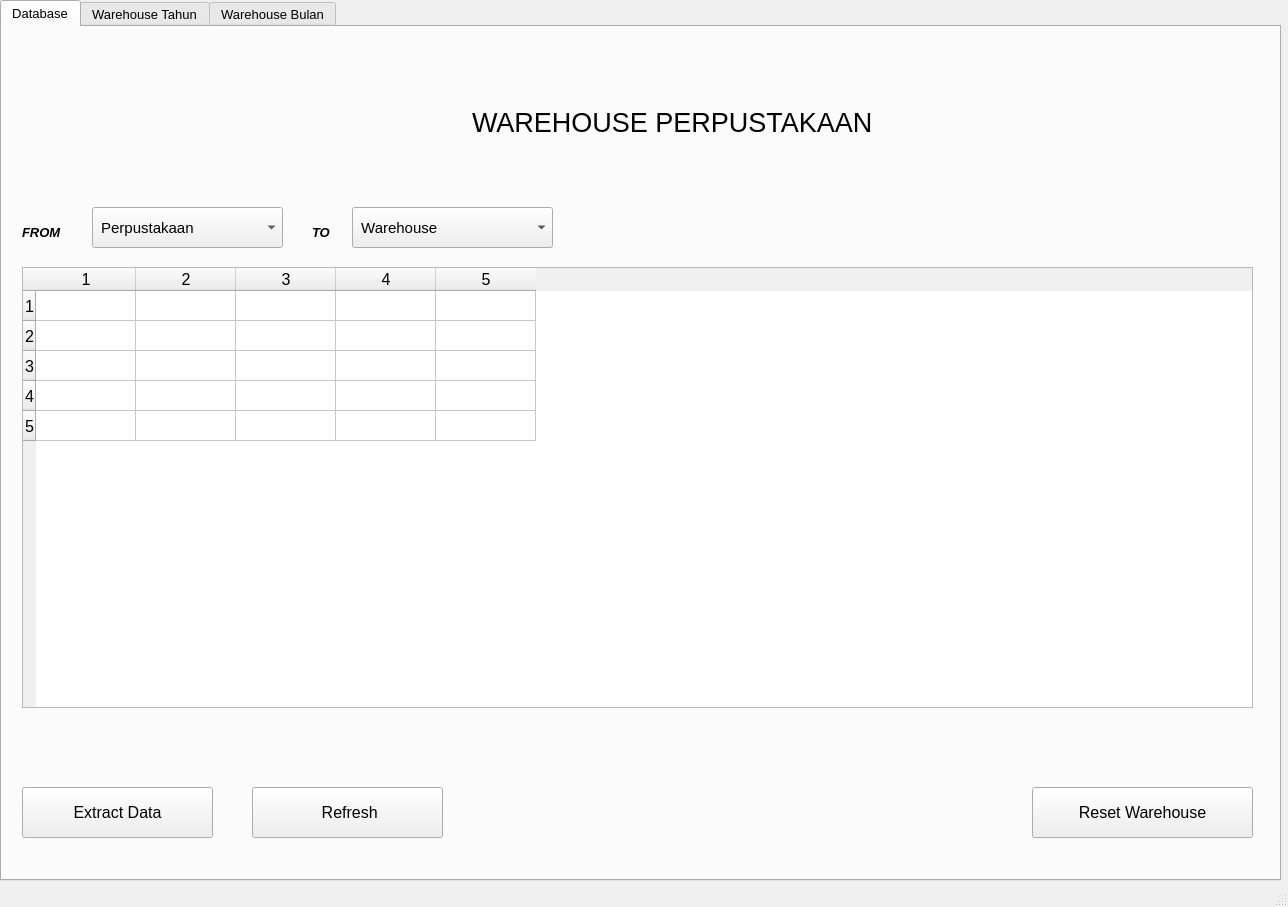
<?xml version="1.0" encoding="UTF-8"?>
<ui version="4.0">
 <class>MainWindow</class>
 <widget class="QMainWindow" name="MainWindow">
  <property name="geometry">
   <rect>
    <x>0</x>
    <y>0</y>
    <width>1288</width>
    <height>907</height>
   </rect>
  </property>
  <property name="windowTitle">
   <string>Data Warehouse | Kelompok 3</string>
  </property>
  <property name="windowIcon">
   <iconset resource="../qrt/book.qrc">
    <normaloff>:/iconbook/book2.png</normaloff>:/iconbook/book2.png</iconset>
  </property>
  <widget class="QWidget" name="centralwidget">
   <widget class="QTabWidget" name="tabWidget">
    <property name="geometry">
     <rect>
      <x>0</x>
      <y>0</y>
      <width>1281</width>
      <height>881</height>
     </rect>
    </property>
    <property name="font">
     <font>
      <pointsize>10</pointsize>
     </font>
    </property>
    <property name="styleSheet">
     <string notr="true"/>
    </property>
    <property name="currentIndex">
     <number>0</number>
    </property>
    <widget class="QWidget" name="tab">
     <attribute name="icon">
      <iconset>
       <normalon>:/setting/download (1).png</normalon>
      </iconset>
     </attribute>
     <attribute name="title">
      <string>Database</string>
     </attribute>
     <widget class="QTableWidget" name="tableWidget">
      <property name="geometry">
       <rect>
        <x>20</x>
        <y>240</y>
        <width>1231</width>
        <height>441</height>
       </rect>
      </property>
      <property name="font">
       <font>
        <pointsize>12</pointsize>
       </font>
      </property>
      <property name="frameShape">
       <enum>QFrame::StyledPanel</enum>
      </property>
      <property name="frameShadow">
       <enum>QFrame::Plain</enum>
      </property>
      <property name="rowCount">
       <number>5</number>
      </property>
      <property name="columnCount">
       <number>5</number>
      </property>
      <row/>
      <row/>
      <row/>
      <row/>
      <row/>
      <column/>
      <column/>
      <column/>
      <column/>
      <column/>
     </widget>
     <widget class="QPushButton" name="buttonExtract">
      <property name="geometry">
       <rect>
        <x>20</x>
        <y>760</y>
        <width>191</width>
        <height>51</height>
       </rect>
      </property>
      <property name="font">
       <font>
        <pointsize>12</pointsize>
       </font>
      </property>
      <property name="text">
       <string>Extract Data</string>
      </property>
      <property name="icon">
       <iconset>
        <normalon>:/iconextract/add-to-database.png</normalon>
       </iconset>
      </property>
      <property name="iconSize">
       <size>
        <width>30</width>
        <height>30</height>
       </size>
      </property>
      <property name="checkable">
       <bool>true</bool>
      </property>
     </widget>
     <widget class="QPushButton" name="buttonResetWH">
      <property name="geometry">
       <rect>
        <x>1030</x>
        <y>760</y>
        <width>221</width>
        <height>51</height>
       </rect>
      </property>
      <property name="font">
       <font>
        <pointsize>12</pointsize>
       </font>
      </property>
      <property name="autoFillBackground">
       <bool>false</bool>
      </property>
      <property name="text">
       <string>Reset Warehouse</string>
      </property>
      <property name="icon">
       <iconset>
        <normalon>:/min/min-sql.png</normalon>
       </iconset>
      </property>
      <property name="iconSize">
       <size>
        <width>30</width>
        <height>30</height>
       </size>
      </property>
      <property name="autoDefault">
       <bool>false</bool>
      </property>
     </widget>
     <widget class="QLabel" name="label_2">
      <property name="geometry">
       <rect>
        <x>20</x>
        <y>190</y>
        <width>51</width>
        <height>31</height>
       </rect>
      </property>
      <property name="font">
       <font>
        <weight>75</weight>
        <italic>true</italic>
        <bold>true</bold>
       </font>
      </property>
      <property name="text">
       <string>FROM</string>
      </property>
     </widget>
     <widget class="QComboBox" name="comboBox">
      <property name="geometry">
       <rect>
        <x>90</x>
        <y>180</y>
        <width>191</width>
        <height>41</height>
       </rect>
      </property>
      <property name="font">
       <font>
        <pointsize>11</pointsize>
       </font>
      </property>
      <property name="tabletTracking">
       <bool>false</bool>
      </property>
      <property name="autoFillBackground">
       <bool>false</bool>
      </property>
      <item>
       <property name="text">
        <string> Perpustakaan</string>
       </property>
      </item>
     </widget>
     <widget class="QLabel" name="label_3">
      <property name="geometry">
       <rect>
        <x>310</x>
        <y>190</y>
        <width>31</width>
        <height>31</height>
       </rect>
      </property>
      <property name="font">
       <font>
        <weight>75</weight>
        <italic>true</italic>
        <bold>true</bold>
       </font>
      </property>
      <property name="text">
       <string>TO</string>
      </property>
     </widget>
     <widget class="QComboBox" name="comboBox_2">
      <property name="geometry">
       <rect>
        <x>350</x>
        <y>180</y>
        <width>201</width>
        <height>41</height>
       </rect>
      </property>
      <property name="font">
       <font>
        <pointsize>11</pointsize>
       </font>
      </property>
      <item>
       <property name="text">
        <string> Warehouse</string>
       </property>
      </item>
     </widget>
     <widget class="QLabel" name="label_4">
      <property name="geometry">
       <rect>
        <x>470</x>
        <y>70</y>
        <width>471</width>
        <height>51</height>
       </rect>
      </property>
      <property name="font">
       <font>
        <family>MS Shell Dlg 2</family>
        <pointsize>20</pointsize>
       </font>
      </property>
      <property name="text">
       <string>WAREHOUSE PERPUSTAKAAN</string>
      </property>
     </widget>
     <widget class="QPushButton" name="buttonRefresh">
      <property name="geometry">
       <rect>
        <x>250</x>
        <y>760</y>
        <width>191</width>
        <height>51</height>
       </rect>
      </property>
      <property name="font">
       <font>
        <pointsize>12</pointsize>
       </font>
      </property>
      <property name="text">
       <string> Refresh</string>
      </property>
      <property name="icon">
       <iconset>
        <normalon>:/refresh/refresh.png</normalon>
       </iconset>
      </property>
      <property name="iconSize">
       <size>
        <width>30</width>
        <height>30</height>
       </size>
      </property>
     </widget>
     <widget class="QLabel" name="label_5">
      <property name="geometry">
       <rect>
        <x>410</x>
        <y>60</y>
        <width>51</width>
        <height>71</height>
       </rect>
      </property>
      <property name="text">
       <string/>
      </property>
      <property name="pixmap">
       <pixmap resource="../qrt/book.qrc">:/iconbook/book2.png</pixmap>
      </property>
      <property name="scaledContents">
       <bool>true</bool>
      </property>
     </widget>
    </widget>
    <widget class="QWidget" name="tab_2">
     <attribute name="icon">
      <iconset>
       <normalon>:/show/images (2).png</normalon>
      </iconset>
     </attribute>
     <attribute name="title">
      <string>Warehouse Tahun</string>
     </attribute>
     <widget class="QComboBox" name="comboPerpus">
      <property name="geometry">
       <rect>
        <x>40</x>
        <y>200</y>
        <width>231</width>
        <height>41</height>
       </rect>
      </property>
      <property name="font">
       <font>
        <pointsize>10</pointsize>
       </font>
      </property>
      <property name="currentText">
       <string>Perpustakaan Bersama</string>
      </property>
      <item>
       <property name="text">
        <string>Perpustakaan Bersama</string>
       </property>
      </item>
      <item>
       <property name="text">
        <string>Perpustakaan Jurusan</string>
       </property>
      </item>
     </widget>
     <widget class="QComboBox" name="comboTahun">
      <property name="geometry">
       <rect>
        <x>40</x>
        <y>290</y>
        <width>231</width>
        <height>41</height>
       </rect>
      </property>
      <property name="font">
       <font>
        <pointsize>10</pointsize>
       </font>
      </property>
      <property name="currentText">
       <string>2017</string>
      </property>
      <item>
       <property name="text">
        <string>2017</string>
       </property>
      </item>
      <item>
       <property name="text">
        <string>2018</string>
       </property>
      </item>
      <item>
       <property name="text">
        <string>2019</string>
       </property>
      </item>
     </widget>
     <widget class="QPushButton" name="buttonLoad">
      <property name="geometry">
       <rect>
        <x>40</x>
        <y>750</y>
        <width>211</width>
        <height>51</height>
       </rect>
      </property>
      <property name="font">
       <font>
        <weight>75</weight>
        <bold>true</bold>
       </font>
      </property>
      <property name="text">
       <string>Load Data</string>
      </property>
      <property name="icon">
       <iconset>
        <normalon>:/sql-query/sql_query.png</normalon>
       </iconset>
      </property>
      <property name="iconSize">
       <size>
        <width>30</width>
        <height>30</height>
       </size>
      </property>
     </widget>
     <widget class="QPushButton" name="buttonReset">
      <property name="geometry">
       <rect>
        <x>40</x>
        <y>670</y>
        <width>211</width>
        <height>51</height>
       </rect>
      </property>
      <property name="font">
       <font>
        <weight>75</weight>
        <bold>true</bold>
       </font>
      </property>
      <property name="text">
       <string>Reset Data</string>
      </property>
      <property name="icon">
       <iconset>
        <normalon>:/min/min-sql.png</normalon>
       </iconset>
      </property>
      <property name="iconSize">
       <size>
        <width>30</width>
        <height>30</height>
       </size>
      </property>
     </widget>
     <widget class="QLabel" name="label">
      <property name="geometry">
       <rect>
        <x>360</x>
        <y>30</y>
        <width>541</width>
        <height>51</height>
       </rect>
      </property>
      <property name="font">
       <font>
        <family>MS Shell Dlg 2</family>
        <pointsize>20</pointsize>
       </font>
      </property>
      <property name="text">
       <string>WAREHOUSE PEMINJAMAN TAHUN</string>
      </property>
     </widget>
     <widget class="QLabel" name="label_6">
      <property name="geometry">
       <rect>
        <x>90</x>
        <y>170</y>
        <width>171</width>
        <height>21</height>
       </rect>
      </property>
      <property name="font">
       <font>
        <weight>75</weight>
        <italic>false</italic>
        <bold>true</bold>
       </font>
      </property>
      <property name="text">
       <string>Pilih Perpustakaan</string>
      </property>
     </widget>
     <widget class="QLabel" name="label_7">
      <property name="geometry">
       <rect>
        <x>90</x>
        <y>260</y>
        <width>111</width>
        <height>21</height>
       </rect>
      </property>
      <property name="font">
       <font>
        <weight>75</weight>
        <italic>false</italic>
        <bold>true</bold>
       </font>
      </property>
      <property name="text">
       <string>Pilih Tahun</string>
      </property>
     </widget>
     <widget class="QLabel" name="label_15">
      <property name="geometry">
       <rect>
        <x>50</x>
        <y>170</y>
        <width>21</width>
        <height>21</height>
       </rect>
      </property>
      <property name="text">
       <string/>
      </property>
      <property name="pixmap">
       <pixmap resource="../qrt/book.qrc">:/date/date.png</pixmap>
      </property>
      <property name="scaledContents">
       <bool>true</bool>
      </property>
     </widget>
     <widget class="QLabel" name="label_16">
      <property name="geometry">
       <rect>
        <x>50</x>
        <y>260</y>
        <width>21</width>
        <height>21</height>
       </rect>
      </property>
      <property name="text">
       <string/>
      </property>
      <property name="pixmap">
       <pixmap resource="../qrt/book.qrc">:/date/date.png</pixmap>
      </property>
      <property name="scaledContents">
       <bool>true</bool>
      </property>
     </widget>
     <widget class="QTabWidget" name="tabWidget_4">
      <property name="geometry">
       <rect>
        <x>310</x>
        <y>130</y>
        <width>941</width>
        <height>691</height>
       </rect>
      </property>
      <property name="font">
       <font>
        <pointsize>12</pointsize>
       </font>
      </property>
      <property name="autoFillBackground">
       <bool>false</bool>
      </property>
      <property name="currentIndex">
       <number>0</number>
      </property>
      <widget class="QWidget" name="tab_7">
       <attribute name="icon">
        <iconset>
         <normalon>:/person/grab-vector-graphic-person-icon--imagebasket-13.png</normalon>
        </iconset>
       </attribute>
       <attribute name="title">
        <string>Member</string>
       </attribute>
       <widget class="QTableWidget" name="tableWidget_6">
        <property name="geometry">
         <rect>
          <x>0</x>
          <y>0</y>
          <width>941</width>
          <height>661</height>
         </rect>
        </property>
        <property name="font">
         <font>
          <pointsize>10</pointsize>
         </font>
        </property>
        <property name="rowCount">
         <number>5</number>
        </property>
        <property name="columnCount">
         <number>5</number>
        </property>
        <row/>
        <row/>
        <row/>
        <row/>
        <row/>
        <column/>
        <column/>
        <column/>
        <column/>
        <column/>
        <item row="0" column="0">
         <property name="text">
          <string/>
         </property>
        </item>
       </widget>
      </widget>
      <widget class="QWidget" name="tab_8">
       <attribute name="icon">
        <iconset>
         <normalon>:/book2/book3.png</normalon>
        </iconset>
       </attribute>
       <attribute name="title">
        <string>Buku</string>
       </attribute>
       <widget class="QTableWidget" name="tableWidget_7">
        <property name="geometry">
         <rect>
          <x>0</x>
          <y>0</y>
          <width>1121</width>
          <height>591</height>
         </rect>
        </property>
        <property name="font">
         <font>
          <pointsize>10</pointsize>
         </font>
        </property>
        <property name="rowCount">
         <number>5</number>
        </property>
        <property name="columnCount">
         <number>5</number>
        </property>
        <row/>
        <row/>
        <row/>
        <row/>
        <row/>
        <column/>
        <column/>
        <column/>
        <column/>
        <column/>
        <item row="0" column="0">
         <property name="text">
          <string>test</string>
         </property>
        </item>
       </widget>
      </widget>
     </widget>
    </widget>
    <widget class="QWidget" name="tabBulan">
     <attribute name="icon">
      <iconset>
       <normalon>:/show/images (2).png</normalon>
      </iconset>
     </attribute>
     <attribute name="title">
      <string>Warehouse Bulan</string>
     </attribute>
     <widget class="QPushButton" name="buttonReset_2">
      <property name="geometry">
       <rect>
        <x>40</x>
        <y>670</y>
        <width>211</width>
        <height>51</height>
       </rect>
      </property>
      <property name="font">
       <font>
        <weight>75</weight>
        <bold>true</bold>
       </font>
      </property>
      <property name="text">
       <string>Reset Data</string>
      </property>
      <property name="icon">
       <iconset>
        <normalon>:/min/min-sql.png</normalon>
       </iconset>
      </property>
      <property name="iconSize">
       <size>
        <width>30</width>
        <height>30</height>
       </size>
      </property>
     </widget>
     <widget class="QComboBox" name="comboBulan">
      <property name="geometry">
       <rect>
        <x>40</x>
        <y>380</y>
        <width>231</width>
        <height>41</height>
       </rect>
      </property>
      <property name="font">
       <font>
        <pointsize>10</pointsize>
       </font>
      </property>
      <property name="currentText">
       <string>Januari</string>
      </property>
      <item>
       <property name="text">
        <string>Januari</string>
       </property>
      </item>
      <item>
       <property name="text">
        <string>Februari</string>
       </property>
      </item>
      <item>
       <property name="text">
        <string>Maret</string>
       </property>
      </item>
      <item>
       <property name="text">
        <string>April</string>
       </property>
      </item>
      <item>
       <property name="text">
        <string>Mei</string>
       </property>
      </item>
      <item>
       <property name="text">
        <string>Juni</string>
       </property>
      </item>
      <item>
       <property name="text">
        <string>Juli</string>
       </property>
      </item>
      <item>
       <property name="text">
        <string>Agustus</string>
       </property>
      </item>
      <item>
       <property name="text">
        <string>September</string>
       </property>
      </item>
      <item>
       <property name="text">
        <string>Oktober</string>
       </property>
      </item>
      <item>
       <property name="text">
        <string>November</string>
       </property>
      </item>
      <item>
       <property name="text">
        <string>Desember</string>
       </property>
      </item>
     </widget>
     <widget class="QComboBox" name="comboPerpus_2">
      <property name="geometry">
       <rect>
        <x>40</x>
        <y>200</y>
        <width>231</width>
        <height>41</height>
       </rect>
      </property>
      <property name="font">
       <font>
        <pointsize>10</pointsize>
       </font>
      </property>
      <property name="currentText">
       <string>Perpustakaan Bersama</string>
      </property>
      <item>
       <property name="text">
        <string>Perpustakaan Bersama</string>
       </property>
      </item>
      <item>
       <property name="text">
        <string>Perpustakaan Jurusan</string>
       </property>
      </item>
     </widget>
     <widget class="QComboBox" name="comboTahun_2">
      <property name="geometry">
       <rect>
        <x>40</x>
        <y>290</y>
        <width>231</width>
        <height>41</height>
       </rect>
      </property>
      <property name="font">
       <font>
        <pointsize>10</pointsize>
       </font>
      </property>
      <property name="currentText">
       <string>2017</string>
      </property>
      <item>
       <property name="text">
        <string>2017</string>
       </property>
      </item>
      <item>
       <property name="text">
        <string>2018</string>
       </property>
      </item>
      <item>
       <property name="text">
        <string>2019</string>
       </property>
      </item>
     </widget>
     <widget class="QTabWidget" name="tabWidget_3">
      <property name="geometry">
       <rect>
        <x>310</x>
        <y>130</y>
        <width>941</width>
        <height>691</height>
       </rect>
      </property>
      <property name="font">
       <font>
        <pointsize>12</pointsize>
       </font>
      </property>
      <property name="autoFillBackground">
       <bool>false</bool>
      </property>
      <property name="currentIndex">
       <number>0</number>
      </property>
      <widget class="QWidget" name="tab_5">
       <attribute name="icon">
        <iconset>
         <normalon>:/person/grab-vector-graphic-person-icon--imagebasket-13.png</normalon>
        </iconset>
       </attribute>
       <attribute name="title">
        <string>Member</string>
       </attribute>
       <widget class="QTableWidget" name="tableWidget_4">
        <property name="geometry">
         <rect>
          <x>0</x>
          <y>0</y>
          <width>941</width>
          <height>661</height>
         </rect>
        </property>
        <property name="font">
         <font>
          <pointsize>10</pointsize>
         </font>
        </property>
        <property name="rowCount">
         <number>5</number>
        </property>
        <property name="columnCount">
         <number>5</number>
        </property>
        <row/>
        <row/>
        <row/>
        <row/>
        <row/>
        <column/>
        <column/>
        <column/>
        <column/>
        <column/>
        <item row="0" column="0">
         <property name="text">
          <string/>
         </property>
        </item>
       </widget>
      </widget>
      <widget class="QWidget" name="tab_6">
       <attribute name="icon">
        <iconset>
         <normalon>:/book2/book3.png</normalon>
        </iconset>
       </attribute>
       <attribute name="title">
        <string>Buku</string>
       </attribute>
       <widget class="QTableWidget" name="tableWidget_5">
        <property name="geometry">
         <rect>
          <x>0</x>
          <y>0</y>
          <width>1121</width>
          <height>591</height>
         </rect>
        </property>
        <property name="font">
         <font>
          <pointsize>10</pointsize>
         </font>
        </property>
        <property name="rowCount">
         <number>5</number>
        </property>
        <property name="columnCount">
         <number>5</number>
        </property>
        <row/>
        <row/>
        <row/>
        <row/>
        <row/>
        <column/>
        <column/>
        <column/>
        <column/>
        <column/>
        <item row="0" column="0">
         <property name="text">
          <string>test</string>
         </property>
        </item>
       </widget>
      </widget>
     </widget>
     <widget class="QPushButton" name="buttonLoad_2">
      <property name="geometry">
       <rect>
        <x>40</x>
        <y>750</y>
        <width>211</width>
        <height>51</height>
       </rect>
      </property>
      <property name="font">
       <font>
        <weight>75</weight>
        <bold>true</bold>
       </font>
      </property>
      <property name="text">
       <string>Load Data</string>
      </property>
      <property name="icon">
       <iconset>
        <normalon>:/sql-query/sql_query.png</normalon>
       </iconset>
      </property>
      <property name="iconSize">
       <size>
        <width>30</width>
        <height>30</height>
       </size>
      </property>
     </widget>
     <widget class="QLabel" name="label_8">
      <property name="geometry">
       <rect>
        <x>90</x>
        <y>170</y>
        <width>171</width>
        <height>21</height>
       </rect>
      </property>
      <property name="font">
       <font>
        <weight>75</weight>
        <italic>false</italic>
        <bold>true</bold>
       </font>
      </property>
      <property name="text">
       <string>Pilih Perpustakaan</string>
      </property>
     </widget>
     <widget class="QLabel" name="label_9">
      <property name="geometry">
       <rect>
        <x>90</x>
        <y>260</y>
        <width>171</width>
        <height>21</height>
       </rect>
      </property>
      <property name="font">
       <font>
        <weight>75</weight>
        <italic>false</italic>
        <bold>true</bold>
       </font>
      </property>
      <property name="text">
       <string>Pilih Tahun</string>
      </property>
     </widget>
     <widget class="QLabel" name="label_10">
      <property name="geometry">
       <rect>
        <x>90</x>
        <y>350</y>
        <width>141</width>
        <height>21</height>
       </rect>
      </property>
      <property name="font">
       <font>
        <weight>75</weight>
        <italic>false</italic>
        <bold>true</bold>
       </font>
      </property>
      <property name="text">
       <string>Pilih Bulan</string>
      </property>
     </widget>
     <widget class="QLabel" name="label_11">
      <property name="geometry">
       <rect>
        <x>360</x>
        <y>30</y>
        <width>521</width>
        <height>51</height>
       </rect>
      </property>
      <property name="font">
       <font>
        <family>MS Shell Dlg 2</family>
        <pointsize>20</pointsize>
       </font>
      </property>
      <property name="text">
       <string>WAREHOUSE PEMINJAMAN BULAN</string>
      </property>
     </widget>
     <widget class="QLabel" name="label_12">
      <property name="geometry">
       <rect>
        <x>50</x>
        <y>170</y>
        <width>21</width>
        <height>21</height>
       </rect>
      </property>
      <property name="text">
       <string/>
      </property>
      <property name="pixmap">
       <pixmap resource="../qrt/book.qrc">:/date/date.png</pixmap>
      </property>
      <property name="scaledContents">
       <bool>true</bool>
      </property>
     </widget>
     <widget class="QLabel" name="label_13">
      <property name="geometry">
       <rect>
        <x>50</x>
        <y>260</y>
        <width>21</width>
        <height>21</height>
       </rect>
      </property>
      <property name="text">
       <string/>
      </property>
      <property name="pixmap">
       <pixmap resource="../qrt/book.qrc">:/date/date.png</pixmap>
      </property>
      <property name="scaledContents">
       <bool>true</bool>
      </property>
     </widget>
     <widget class="QLabel" name="label_14">
      <property name="geometry">
       <rect>
        <x>50</x>
        <y>350</y>
        <width>21</width>
        <height>21</height>
       </rect>
      </property>
      <property name="text">
       <string/>
      </property>
      <property name="pixmap">
       <pixmap resource="../qrt/book.qrc">:/date/date.png</pixmap>
      </property>
      <property name="scaledContents">
       <bool>true</bool>
      </property>
     </widget>
    </widget>
   </widget>
  </widget>
  <widget class="QMenuBar" name="menubar">
   <property name="geometry">
    <rect>
     <x>0</x>
     <y>0</y>
     <width>1288</width>
     <height>26</height>
    </rect>
   </property>
  </widget>
  <widget class="QStatusBar" name="statusbar"/>
 </widget>
 <resources>
  <include location="../qrt/book.qrc"/>
 </resources>
 <connections/>
</ui>
